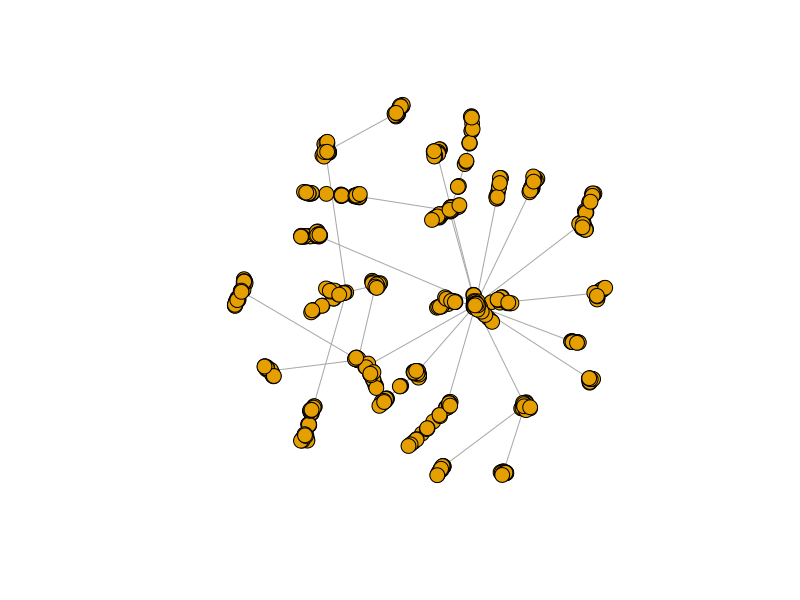

Here is the R script that generated this plot: (Note: this script raises an error after producing the figure.)
# HW 1, Problem 3

rm(list = ls())

library(igraph)

# create barabasi graph
nodesNum = 1000
g <- barabasi.game(nodesNum , directed = FALSE)

plot(g, vertex.size=8, vertex.label=NA)

dg_dist = degree(g)
hist(deg_dist, main="Degree Distribution (3a)", xlab="Degree Number", ylab="Probability")

# find communities
fg <- fastgreedy.community(g)
membership(fg)
cmsize <- sizes(fg)

barplot(cmsize,  main="Community Sizes (3b)", xlab="Community Number", ylab="Community Size")
modularity(fg, membership(fg))
